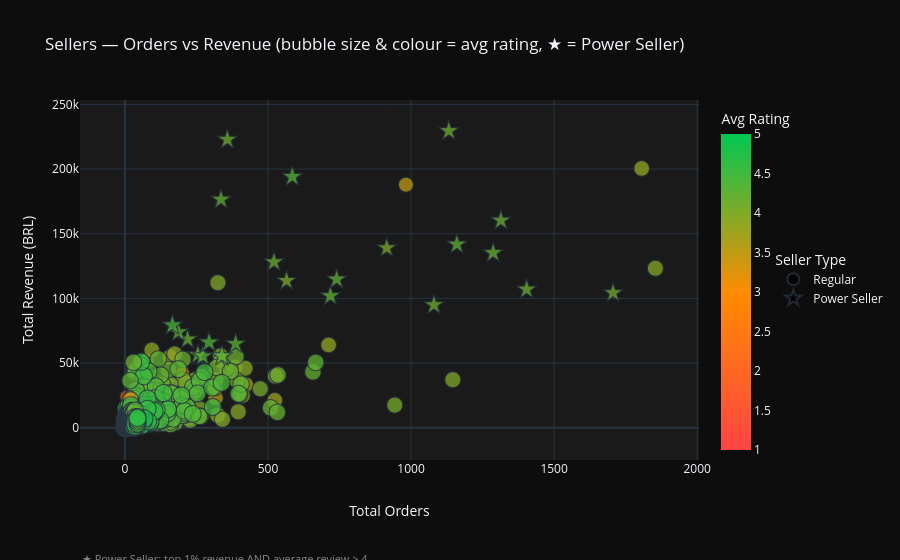

Source (notebook cell):
### Markdown cell above
### 4. Sellers Overview

### Code cell
# Scatter: total orders (x) vs total revenue (y), bubble size = avg rating
# Symbol distinguishes Power Sellers (star) vs Regular (circle) from Dim_Sellers.power_seller
scatter_df = active.dropna(subset=["avg_review_score"]).copy()
scatter_df["seller_short"] = scatter_df["seller_id"].str[:8]
scatter_df["seller_type"] = scatter_df["power_seller"].map({True: "Power Seller", False: "Regular"})

fig = px.scatter(
    scatter_df,
    x="total_orders",
    y="total_revenue",
    size="avg_review_score",
    size_max=18,
    color="avg_review_score",
    color_continuous_scale=["#FF4444", "#FF8C00", "#00C851"],
    symbol="seller_type",
    symbol_map={"Power Seller": "star", "Regular": "circle"},
    hover_data={
        "seller_short": True,
        "seller_state": True,
        "avg_review_score": ":.2f",
        "seller_type": True,
        "seller_id": False,
    },
    title="Sellers — Orders vs Revenue (bubble size & colour = avg rating, ★ = Power Seller)",
    labels={
        "total_orders": "Total Orders",
        "total_revenue": "Total Revenue (BRL)",
        "avg_review_score": "Avg Rating",
        "seller_type": "Seller Type",
    },
    opacity=0.75,
)
fig.update_layout(
    template="plotly_dark",
    paper_bgcolor="#0D0D0D",
    plot_bgcolor="#1A1A1A",
    coloraxis_colorbar=dict(title="Avg Rating"),
    legend=dict(title="Seller Type", orientation="v", x=1.12, y=0.5),
    xaxis=dict(title=dict(text="Total Orders", standoff=30)),
    annotations=[dict(
        text="★ Power Seller: top 1% revenue AND average review ≥ 4",
        xref="paper", yref="paper",
        x=0, y=-0.3,
        showarrow=False,
        font=dict(size=11, color="#888888"),
        align="center",
    )],
    margin=dict(b=100),
)
fig.show()
print(f"Power sellers shown: {scatter_df['seller_type'].eq('Power Seller').sum():,}")

### Figure 1 — Plotly figure (JSON) as saved in the notebook; plotly's stock layout.template omitted (floating-point values rounded to 4 significant figures; data arrays with more than 128 entries replaced by an {"elided": "..."} marker saying what was removed)
{"data": [{"customdata": {"elided": "3067x5 mixed values"}, "hovertemplate": "Seller Type=%{customdata[3]}<br>Total Orders=%{x}<br>Total Revenue (BRL)=%{y}<br>Avg Rating=%{marker.color:.2f}<br>seller_short=%{customdata[0]}<br>seller_state=%{customdata[1]}<extra></extra>", "legendgroup": "Regular", "marker": {"color": {"elided": "3067 float values"}, "coloraxis": "coloraxis", "opacity": 0.75, "size": {"elided": "3067 float values"}, "sizemode": "area", "sizeref": 0.01543, "symbol": "circle"}, "mode": "markers", "name": "Regular", "showlegend": true, "type": "scattergl", "x": {"elided": "3067 int values"}, "xaxis": "x", "y": {"elided": "3067 float values"}, "yaxis": "y"}, {"customdata": [["1025f0e2", "SP", 4, "Power Seller", "1025f0e2d44d7041d6cf58b6550e0bfa"], ["7d13fca1", "SP", 4.02, "Power Seller", "7d13fca15225358621be4086e1eb0964"], ["cc419e06", "SP", 4.08, "Power Seller", "cc419e0650a3c5ba77189a1882b7556a"], ["1f50f920", "SP", 4.13, "Power Seller", "1f50f920176fa81dab994f9023523100"], ["53243585", "BA", 4.13, "Power Seller", "53243585a1d6dc2643021fd1853d8905"], ["4869f7a5", "SP", 4.13, "Power Seller", "4869f7a5dfa277a7dca6462dcf3b52b2"], ["3d871de0", "SP", 4.15, "Power Seller", "3d871de0142ce09b7081e2b9d1733cb1"], ["955fee92", "SP", 4.16, "Power Seller", "955fee9216a65b617aa5c0531780ce60"], ["da8622b1", "SP", 4.18, "Power Seller", "da8622b14eb17ae2831f4ac5b9dab84a"], ["17e34d82", "SP", 4.19, "Power Seller", "17e34d8224d27a541263c4c64b11a56b"], ["46dc3b2c", "RJ", 4.19, "Power Seller", "46dc3b2cc0980fb8ec44634e21d2718e"], ["7e93a43e", "SP", 4.21, "Power Seller", "7e93a43ef30c4f03f38b393420bc753a"], ["f7ba60f8", "SP", 4.21, "Power Seller", "f7ba60f8c3f99e7ee4042fdef03b70c4"], ["a1043baf", "MG", 4.22, "Power Seller", "a1043bafd471dff536d0c462352beb48"], ["7a67c85e", "SP", 4.25, "Power Seller", "7a67c85e85bb2ce8582c35f2203ad736"], ["620c87c1", "RJ", 4.25, "Power Seller", "620c87c171fb2a6dd6e8bb4dec959fc6"], ["8581055c", "SP", 4.26, "Power Seller", "8581055ce74af1daba164fdbd55a40de"], ["ccc4bbb5", "PR", 4.28, "Power Seller", "ccc4bbb5f32a6ab2b7066a4130f114e3"], ["de722cd6", "PE", 4.29, "Power Seller", "de722cd6dad950a92b7d4f82673f8833"], ["37be5a7c", "SP", 4.33, "Power Seller", "37be5a7c751166fbc5f8ccba4119e043"], ["fa1c13f2", "SP", 4.34, "Power Seller", "fa1c13f2614d7b5c4749cbc52fecda94"], ["fe2032da", "SP", 4.38, "Power Seller", "fe2032dab1a61af8794248c8196565c9"], ["edb1ef5e", "RJ", 4.42, "Power Seller", "edb1ef5e36e0c8cd84eb3c9b003e486d"]], "hovertemplate": "Seller Type=%{customdata[3]}<br>Total Orders=%{x}<br>Total Revenue (BRL)=%{y}<br>Avg Rating=%{marker.color:.2f}<br>seller_short=%{customdata[0]}<br>seller_state=%{customdata[1]}<extra></extra>", "legendgroup": "Power Seller", "marker": {"color": [4.0, 4.02, 4.08, 4.13, 4.13, 4.13, 4.15, 4.16, 4.18, 4.19, 4.19, 4.21, 4.21, 4.22, 4.25, 4.25, 4.26, 4.28, 4.29, 4.33, 4.34, 4.38, 4.42], "coloraxis": "coloraxis", "opacity": 0.75, "size": [4.0, 4.02, 4.08, 4.13, 4.13, 4.13, 4.15, 4.16, 4.18, 4.19, 4.19, 4.21, 4.21, 4.22, 4.25, 4.25, 4.26, 4.28, 4.29, 4.33, 4.34, 4.38, 4.42], "sizemode": "area", "sizeref": 0.01543, "symbol": "star"}, "mode": "markers", "name": "Power Seller", "showlegend": true, "type": "scattergl", "x": [915, 565, 1706, 1404, 358, 1132, 1080, 1287, 1314, 255, 521, 336, 219, 718, 1160, 740, 387, 187, 339, 272, 585, 294, 166], "xaxis": "x", "y": [139000.0, 113600.0, 104300.0, 106900.0, 222800.0, 229500.0, 94910.0, 135200.0, 160200.0, 56360.0, 128100.0, 176400.0, 68400.0, 101900.0, 141700.0, 114800.0, 64930.0, 74000.0, 55430.0, 55350.0, 194000.0, 65960.0, 79280.0], "yaxis": "y"}], "layout": {"annotations": [{"align": "center", "font": {"color": "#888888", "size": 11}, "showarrow": false, "text": "★ Power Seller: top 1% revenue AND average review ≥ 4", "x": 0, "xref": "paper", "y": -0.3, "yref": "paper"}], "coloraxis": {"colorbar": {"title": {"text": "Avg Rating"}}, "colorscale": [[0, "#FF4444"], [0.5, "#FF8C00"], [1, "#00C851"]]}, "legend": {"itemsizing": "constant", "orientation": "v", "title": {"text": "Seller Type"}, "tracegroupgap": 0, "x": 1.12, "y": 0.5}, "margin": {"b": 100}, "paper_bgcolor": "#0D0D0D", "plot_bgcolor": "#1A1A1A", "title": {"text": "Sellers — Orders vs Revenue (bubble size & colour = avg rating, ★ = Power Seller)"}, "xaxis": {"anchor": "y", "domain": [0, 1], "title": {"standoff": 30, "text": "Total Orders"}}, "yaxis": {"anchor": "x", "domain": [0, 1], "title": {"text": "Total Revenue (BRL)"}}}}
